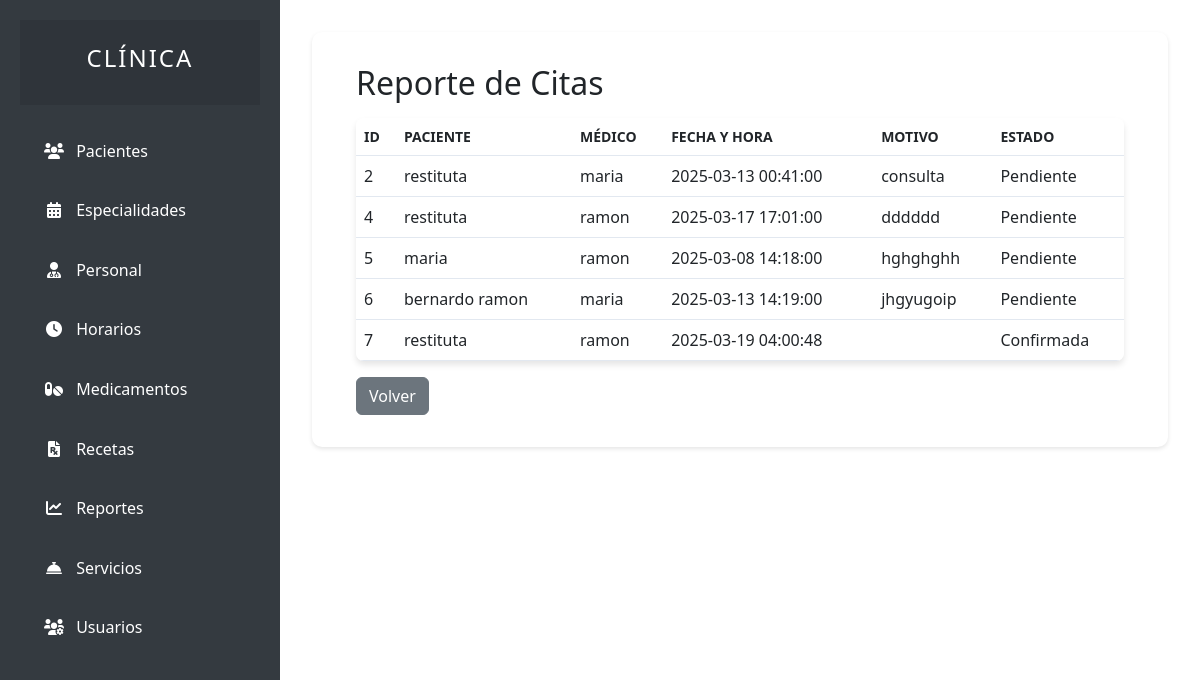
Before: /user/Admin/modules/reportes/report/indexreportes_citas.php with the older database file.
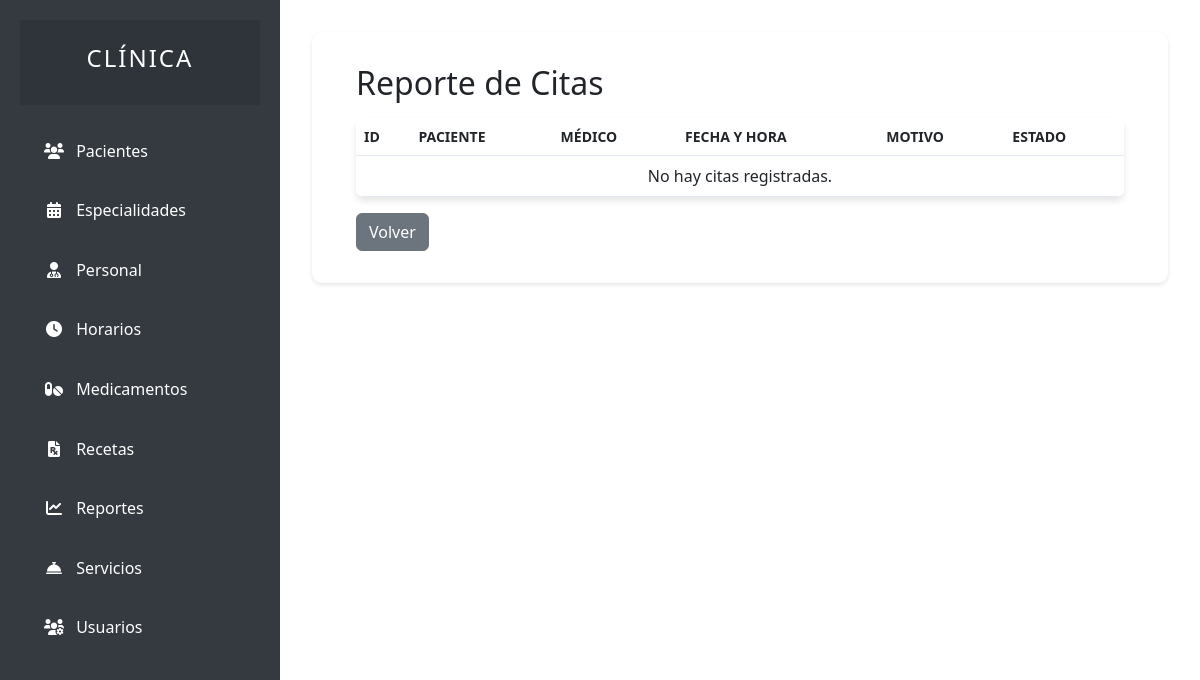
After: the same page with the newer database file.
### tables this page shows
CREATE TABLE citas (
  id INT(11) NOT NULL AUTO_INCREMENT,
  servicio INT(11) NOT NULL,
  paciente_id INT(11) NOT NULL,
  medico_id INT(11) NOT NULL,
  fecha_hora DATETIME NOT NULL,
  motivo TEXT DEFAULT NULL,
  estado ENUM('Pendiente', 'Confirmada', 'Completada', 'Cancelada') DEFAULT 'Pendiente',
  correo VARCHAR(255) NOT NULL,
  PRIMARY KEY (id),
  FOREIGN KEY (paciente_id) REFERENCES pacientes(id) ON DELETE CASCADE,
  FOREIGN KEY (medico_id) REFERENCES personal(id) ON DELETE CASCADE
);

CREATE TABLE pacientes (
  id INT(11) NOT NULL AUTO_INCREMENT,
  nombre VARCHAR(100) NOT NULL,
  apellidos VARCHAR(100) NOT NULL,
  dni VARCHAR(20) UNIQUE DEFAULT NULL,
  fecha_nacimiento DATE DEFAULT NULL,
  genero ENUM('M', 'F', 'Otro') DEFAULT NULL,
  telefono VARCHAR(20) DEFAULT NULL,
  email VARCHAR(100) DEFAULT NULL,
  direccion TEXT DEFAULT NULL,
  foto VARCHAR(255) DEFAULT NULL,
  estado ENUM('Activo', 'Inactivo') DEFAULT 'Activo',
  fecha_registro DATETIME DEFAULT CURRENT_TIMESTAMP,
  PRIMARY KEY (id)
);

CREATE TABLE personal (
  id INT(11) NOT NULL AUTO_INCREMENT,
  nombre VARCHAR(100) NOT NULL,
  apellidos VARCHAR(100) NOT NULL,
  tipo ENUM('Doctor', 'Enfermero', 'Farmaceutico', 'Otro') NOT NULL,
  dni VARCHAR(20) UNIQUE DEFAULT NULL,
  telefono VARCHAR(20) DEFAULT NULL,
  email VARCHAR(100) DEFAULT NULL,
  direccion TEXT DEFAULT NULL,
  estado ENUM('Activo', 'Inactivo') DEFAULT 'Activo',
  fecha_registro DATETIME DEFAULT CURRENT_TIMESTAMP,
  foto VARCHAR(255) DEFAULT NULL,
  fecha_nacimiento DATE DEFAULT NULL,
  genero ENUM('M', 'F', 'O') DEFAULT NULL,
  num_colegiado VARCHAR(50) DEFAULT NULL,
  cv TEXT DEFAULT NULL,
  PRIMARY KEY (id)
);

### user/Admin/modules/reportes/reportes_citas.php (the view, shortened to what this page needs)
<?php
include "conexion.php";
$query = "SELECT c.*, p.nombre as paciente_nombre, m.nombre as medico_nombre
          FROM citas c
          LEFT JOIN pacientes p ON c.paciente_id = p.id
          LEFT JOIN personal m ON c.medico_id = m.id";
$resultado = mysqli_query($conexion, $query);
?>
<!DOCTYPE html>
<html lang="es">
<head>
    <link href="https://cdn.jsdelivr.net/npm/bootstrap@5.3.0/dist/css/bootstrap.min.css" rel="stylesheet">
</head>
<body>
    <div class="container">
        <h2>Reporte de Citas</h2>
        <table class="table table-hover">
            <thead>
                <tr>
                    <th>ID</th>
                    <th>Paciente</th>
                    <th>Médico</th>
                    <th>Fecha y Hora</th>
                    <th>Motivo</th>
                    <th>Estado</th>
                </tr>
            </thead>
            <tbody>
                <?php if (mysqli_num_rows($resultado) > 0): ?>
                    <?php while ($cita = mysqli_fetch_assoc($resultado)): ?>
                        <tr>
                            <td><?php echo htmlspecialchars($cita['id']); ?></td>
                            <td><?php echo htmlspecialchars($cita['paciente_nombre']); ?></td>
                            <td><?php echo htmlspecialchars($cita['medico_nombre']); ?></td>
                            <td><?php echo htmlspecialchars($cita['fecha_hora']); ?></td>
                            <td><?php echo htmlspecialchars($cita['motivo']); ?></td>
                            <td><?php echo htmlspecialchars($cita['estado']); ?></td>
                        </tr>
                    <?php endwhile; ?>
                <?php else: ?>
                    <tr>
                        <td colspan="6" class="text-center">No hay citas registradas.</td>
                    </tr>
                <?php endif; ?>
            </tbody>
        </table>
        <a href="/pesadilla/user/Admin/modules/reportes/indexreportes.php" class="btn btn-secondary">Volver</a>
    </div>
</body>
</html>

Changed rows visible on the page:
removed citas: id "2", paciente.nombre "restituta", medico.nombre "maria", fecha_hora "2025-03-13 00:41:00", motivo "consulta", estado "Pendiente"
removed citas: id "4", paciente.nombre "restituta", medico.nombre "ramon", fecha_hora "2025-03-17 17:01:00", motivo "dddddd", estado "Pendiente"
removed citas: id "5", paciente.nombre "maria", medico.nombre "ramon", fecha_hora "2025-03-08 14:18:00", motivo "hghghghh", estado "Pendiente"
removed citas: id "6", paciente.nombre "bernardo ramon", medico.nombre "maria", fecha_hora "2025-03-13 14:19:00", motivo "jhgyugoip", estado "Pendiente"
removed citas: id "7", paciente.nombre "restituta", medico.nombre "ramon", fecha_hora "2025-03-19 04:00:48", estado "Confirmada"
Other visible differences:
text now shown: "No hay citas registradas."
